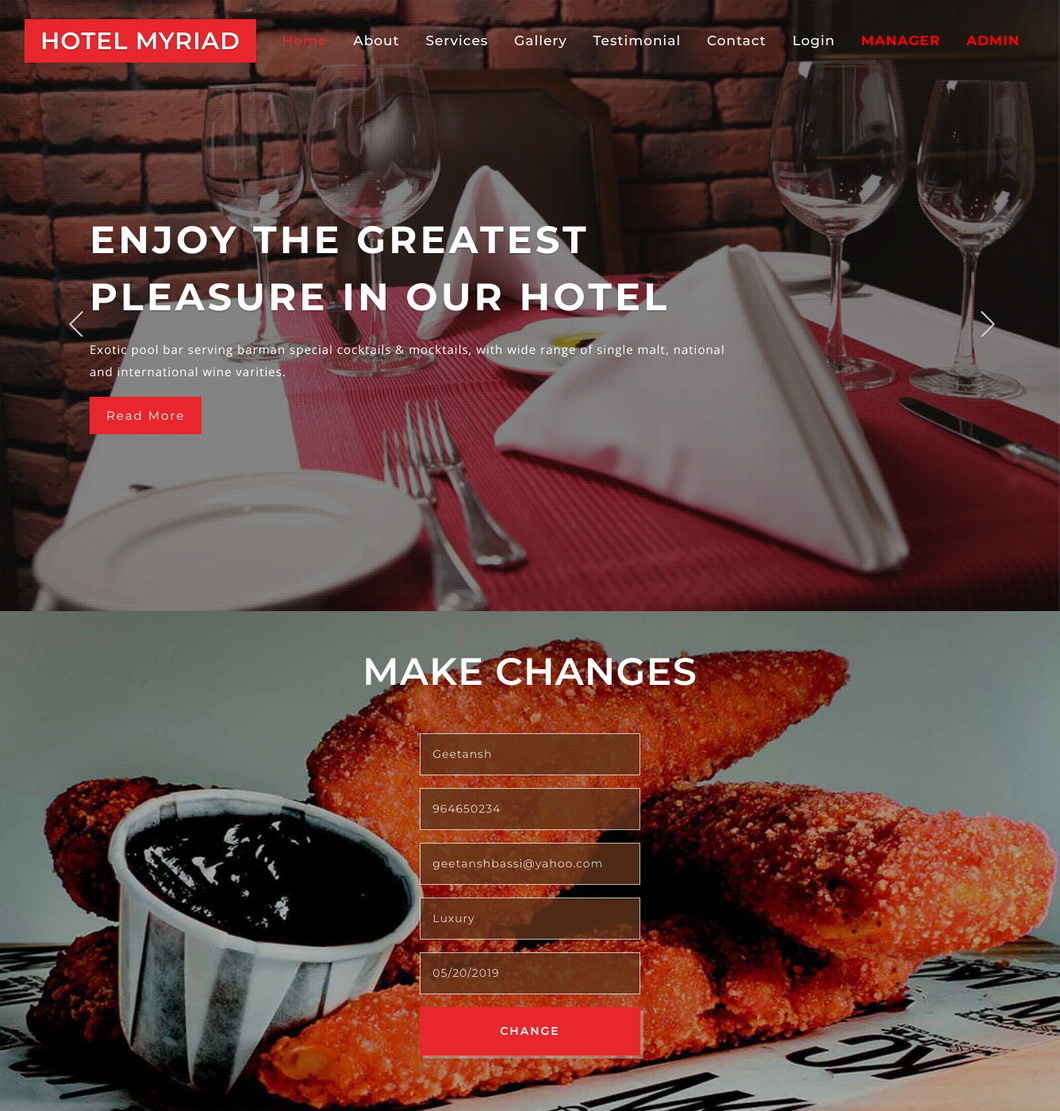
The page /change.php?id=1 on the database its author committed.
### tables this page shows
CREATE TABLE `book` (
  `id` int(10) NOT NULL,
  `cid` int(10) NOT NULL,
  `name` varchar(50) NOT NULL,
  `phn` varchar(10) NOT NULL,
  `email` varchar(50) NOT NULL,
  `type` varchar(50) NOT NULL,
  `date` varchar(20) NOT NULL
);

### change.php (the view, shortened to what this page needs)
<!DOCTYPE html>
<html lang="zxx">
   <head>
      <link href="css/bootstrap.css" rel="stylesheet" type="text/css" media="all">
     <link rel="stylesheet" href="css/fontawesome-all.css">
	  <link href="css/simpleLightbox.css" rel='stylesheet' type='text/css' />
	  <link rel="stylesheet" href="css/flexslider.css" type="text/css" media="screen" property="" />
      <link href="css/style.css" rel='stylesheet' type='text/css' media="all">
   </head>
   <body>
<header>
	<div class="top-nav">
		<div class="container-fluid">
			<nav class="navbar navbar-expand-lg navbar-light">
				<a class="navbar-brand text-uppercase" href="index.php">Hotel Myriad</a>
				<div class="collapse navbar-collapse justify-content-center pr-md-4" id="navbarSupportedContent">
					<ul class="navbar-nav ml-auto">
						<li class="nav-item active">
							<a class="nav-link" href="index.php">Home <span class="sr-only">(current)</span></a>
						</li>
						<li class="nav-item">
							<a class="nav-link" href="index.php">About</a>
						</li>
						<li class="nav-item">
							<a class="nav-link" href="index.php">Services</a>
						</li>
						<li class="nav-item">
							<a class="nav-link" href="index.php">Gallery</a>
						</li>
						<li class="nav-item">
							<a class="nav-link" href="index.php">Testimonial</a>
						</li>
						<li class="nav-item">
							<a class="nav-link" href="index.php">Contact</a>
						</li>
						<li class="nav-item">
							<a class="nav-link" href="login.php">Login</a>
						</li>
						<li class="nav-item">
							<a class="nav-link" style="font-weight:bold; color:red;" href="manager.php">MANAGER</a>
						</li>
						<li class="nav-item">
							<a class="nav-link" style="font-weight:bold; color:red;" href="admin.php" >ADMIN</a>
						</li>
					</ul>
				</div>
			</nav>
		</div>
	</div>
</header>
<div class="slider">
	<div class="callbacks_container">
		<ul class="rslides callbacks callbacks1" id="slider4">
			<li>
				<div class="slider-img1">
					<div class="dot">
						<div class="container">
							<div class="slider_banner_info_w3ls">
								<h1 class="text-uppercase mb-3">Enjoy the greatest pleasure in our hotel </h1>
								<p>Exotic pool bar serving barman special cocktails & mocktails, with wide range of single
								malt, national and international wine varities.</p>
								<a href="single.html" class="read" data-toggle="modal" data-target="#exampleModalCenter" role="button">Read more </a>
							</div>
						</div>
					</div>
				</div>
			</li>
				</div>
</div>
<?php
$link=mysqli_connect("localhost","root","","geetansh_web");
$id=$_REQUEST['id'];
$sql="SELECT * FROM book WHERE id=' ".$id." ' ";
if($result=mysqli_query($link,$sql))
					{
						if(mysqli_num_rows($result)>0)
						{
							echo"<section class=appointment py-5 id=appointment>
										<div class=test_agile_info>
											<div class=container py-md-3>
												<div class=head-edit>
												<h3>MAKE CHANGES</h3>
												</div>
										<div class=contact_grid_right>
											<form action=change1.php method=post style=padding-bottom:70px;>
											<div class=contact_left_grid>";
							while($row=mysqli_fetch_array($result))
							{
								echo"<div class=contact_grid_right>
											<div class=contact_left_grid>
								<div class=form-group>
								<input type=hidden name=id1 value=$id>
							</div>
								<div class=form-group>
							<input class=form-control type=text name=name value=".$row['name'].">
						</div>
						<div class=form-group>
							<input class=form-control type=text name=phn value=".$row['phn'].">
						</div>
						<div class=form-group>
							<input class=form-control type=email name=email value=".$row['email'].">
						</div>
						<div class=form-group>
							<input class=form-control type=text name=type value=".$row['type'].">
						</div>
						<div class=form-group>
							<input class=form-control type=text name=date value=".$row['date'].">
						</div>
						<input class=form-control type=submit value=CHANGE>
					</div>
				</form>
			</div>
		</div>
	</div>
</section>";
							}
						}
					}
?>
				<link rel="stylesheet" href="css/jquery-ui.css" />
	     </body>
</html>

### rows shown on the page
book: name "Geetansh", phn "964650234", email "geetanshbassi@yahoo.com", type "Luxury", date "05/20/2019"
